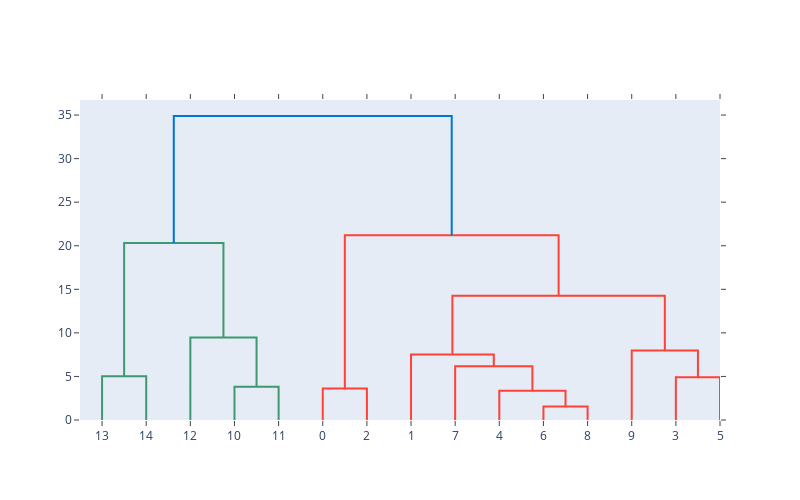

The notebook cell this image was saved under:
### Code cell
other_mode_2023 = make_hierarchal_clustering(
    data = ntd_2023_data[ntd_2023_data["mode"].isin(other_modes)],
    num_cols = numerical_cols,
    cat_cols = categorical_cols,
    cluster_num = 10
    
)

z_other_modes = make_dendrogram_data(
    data = ntd_2023_data[ntd_2023_data["mode"].isin(other_modes)],
    num_cols = numerical_cols,
    cat_cols = categorical_cols
)

for i in other_mode_2023["cluster_name"].unique():
    print(f"""
    \n How many unique agencies are in Cluster {i}: {other_mode_2023[other_mode_2023['cluster_name']==i]["source_agency"].nunique()}
    Cluster {i} sample:""")
    display(other_mode_2023[other_mode_2023["cluster_name"]==i].head()),
    print(f"\nCluster {i} summary stats:")
    display(other_mode_2023[other_mode_2023["cluster_name"]==i].describe())

    
fig_fixed_route = ff.create_dendrogram(z_other_modes)
fig_fixed_route.update_layout(width=800, height=500)
fig_fixed_route.show()

### Figure 1 — Plotly figure (JSON) as saved in the notebook; plotly's stock layout.template omitted (floating-point values rounded to 4 significant figures)
{"data": [{"hoverinfo": "text", "marker": {"color": "rgb(61,153,112)"}, "mode": "lines", "type": "scatter", "x": [5, 5, 15, 15], "xaxis": "x", "y": [0, 5.025, 5.025, 0], "yaxis": "y"}, {"hoverinfo": "text", "marker": {"color": "rgb(61,153,112)"}, "mode": "lines", "type": "scatter", "x": [35, 35, 45, 45], "xaxis": "x", "y": [0, 3.811, 3.811, 0], "yaxis": "y"}, {"hoverinfo": "text", "marker": {"color": "rgb(61,153,112)"}, "mode": "lines", "type": "scatter", "x": [25, 25, 40, 40], "xaxis": "x", "y": [0, 9.47, 9.47, 3.811], "yaxis": "y"}, {"hoverinfo": "text", "marker": {"color": "rgb(61,153,112)"}, "mode": "lines", "type": "scatter", "x": [10, 10, 32.5, 32.5], "xaxis": "x", "y": [5.025, 20.31, 20.31, 9.47], "yaxis": "y"}, {"hoverinfo": "text", "marker": {"color": "rgb(255,65,54)"}, "mode": "lines", "type": "scatter", "x": [55, 55, 65, 65], "xaxis": "x", "y": [0, 3.606, 3.606, 0], "yaxis": "y"}, {"hoverinfo": "text", "marker": {"color": "rgb(255,65,54)"}, "mode": "lines", "type": "scatter", "x": [105, 105, 115, 115], "xaxis": "x", "y": [0, 1.541, 1.541, 0], "yaxis": "y"}, {"hoverinfo": "text", "marker": {"color": "rgb(255,65,54)"}, "mode": "lines", "type": "scatter", "x": [95, 95, 110, 110], "xaxis": "x", "y": [0, 3.346, 3.346, 1.541], "yaxis": "y"}, {"hoverinfo": "text", "marker": {"color": "rgb(255,65,54)"}, "mode": "lines", "type": "scatter", "x": [85, 85, 102.5, 102.5], "xaxis": "x", "y": [0, 6.165, 6.165, 3.346], "yaxis": "y"}, {"hoverinfo": "text", "marker": {"color": "rgb(255,65,54)"}, "mode": "lines", "type": "scatter", "x": [75, 75, 93.75, 93.75], "xaxis": "x", "y": [0, 7.506, 7.506, 6.165], "yaxis": "y"}, {"hoverinfo": "text", "marker": {"color": "rgb(255,65,54)"}, "mode": "lines", "type": "scatter", "x": [135, 135, 145, 145], "xaxis": "x", "y": [0, 4.901, 4.901, 0], "yaxis": "y"}, {"hoverinfo": "text", "marker": {"color": "rgb(255,65,54)"}, "mode": "lines", "type": "scatter", "x": [125, 125, 140, 140], "xaxis": "x", "y": [0, 7.978, 7.978, 4.901], "yaxis": "y"}, {"hoverinfo": "text", "marker": {"color": "rgb(255,65,54)"}, "mode": "lines", "type": "scatter", "x": [84.38, 84.38, 132.5, 132.5], "xaxis": "x", "y": [7.506, 14.25, 14.25, 7.978], "yaxis": "y"}, {"hoverinfo": "text", "marker": {"color": "rgb(255,65,54)"}, "mode": "lines", "type": "scatter", "x": [60, 60, 108.4, 108.4], "xaxis": "x", "y": [3.606, 21.2, 21.2, 14.25], "yaxis": "y"}, {"hoverinfo": "text", "marker": {"color": "rgb(0,116,217)"}, "mode": "lines", "type": "scatter", "x": [21.25, 21.25, 84.22, 84.22], "xaxis": "x", "y": [20.31, 34.89, 34.89, 21.2], "yaxis": "y"}], "layout": {"autosize": false, "height": 500, "hovermode": "closest", "showlegend": false, "width": 800, "xaxis": {"autorange": true, "mirror": "allticks", "range": [0, 145], "rangemode": "tozero", "showgrid": false, "showline": true, "showticklabels": true, "tickmode": "array", "ticks": "outside", "ticktext": ["13", "14", "12", "10", "11", "0", "2", "1", "7", "4", "6", "8", "9", "3", "5"], "tickvals": [5, 15, 25, 35, 45, 55, 65, 75, 85, 95, 105, 115, 125, 135, 145], "type": "linear", "zeroline": false}, "yaxis": {"autorange": true, "mirror": "allticks", "range": [0, 36.73], "rangemode": "tozero", "showgrid": false, "showline": true, "showticklabels": true, "ticks": "outside", "type": "linear", "zeroline": false}}}
